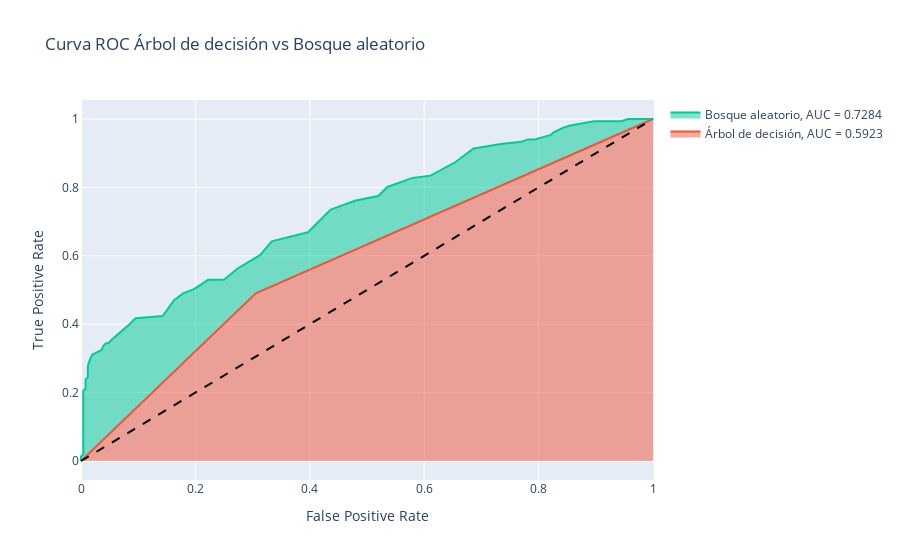

Source (notebook cell):
### Code cell
# Graficamos la curva ROC con Plotly
y_score1 = ClasificacionAD.predict_proba(X_validation)[:,1]
y_score2 = ClasificacionBA.predict_proba(X_validation)[:,1]

import plotly.express as px
from sklearn.metrics import roc_curve, auc
fpr, tpr, thresholds = roc_curve(Y_validation2, y_score1)
fpr2, tpr2, thresholds2 = roc_curve(Y_validation2, y_score2)

# Graficamos la curva ROC con Plotly
fig = px.area(title='Curva ROC Árbol de decisión vs Bosque aleatorio')
# Agregamos la curva ROC del arbol de decisión más el ROC de este modelo y agregamos un área sombreada debajo de la curva
fig.add_scatter(x=fpr, y=tpr, mode='lines', name='Árbol de decisión, AUC = '+str(auc(fpr, tpr).round(4)), fill='tonexty')
# Agregamos la curva ROC del bosque aleatorio más el ROC de este modelo
fig.add_scatter(x=fpr2, y=tpr2, mode='lines', name='Bosque aleatorio, AUC = '+str(auc(fpr2, tpr2).round(4)), fill='tonexty')
# Agregamos la diagonal de la curva ROC con líneas punteadas
fig.add_shape(type="line", x0=0, y0=0, x1=1, y1=1, line=dict(color="Black", dash="dash"))

fig.update_layout(yaxis_title='True Positive Rate', xaxis_title='False Positive Rate')
fig.show()

### Figure 1 — Plotly figure (JSON) as saved in the notebook; plotly's stock layout.template omitted (floating-point values rounded to 4 significant figures)
{"data": [{"fillpattern": {"shape": ""}, "hovertemplate": "<extra></extra>", "legendgroup": "", "line": {"color": "#636efa"}, "marker": {"symbol": "circle"}, "mode": "lines", "name": "", "orientation": "v", "showlegend": false, "stackgroup": "1", "type": "scatter", "xaxis": "x", "yaxis": "y"}, {"fill": "tonexty", "mode": "lines", "name": "Árbol de decisión, AUC = 0.5923", "type": "scatter", "x": [0, 0.3056, 1], "y": [0, 0.4901, 1]}, {"fill": "tonexty", "mode": "lines", "name": "Bosque aleatorio, AUC = 0.7284", "type": "scatter", "x": [0, 0, 0, 0.003968, 0.003968, 0.003968, 0.003968, 0.003968, 0.003968, 0.003968, 0.003968, 0.003968, 0.003968, 0.007937, 0.007937, 0.0119, 0.0119, 0.0119, 0.01587, 0.01984, 0.03571, 0.03968, 0.04365, 0.04762, 0.05556, 0.0754, 0.08333, 0.09524, 0.1429, 0.1627, 0.1786, 0.1984, 0.2222, 0.25, 0.2738, 0.3135, 0.3333, 0.3968, 0.4365, 0.4802, 0.5198, 0.5357, 0.5794, 0.6111, 0.6548, 0.6865, 0.7341, 0.7698, 0.7817, 0.7937, 0.8095, 0.8214, 0.8254, 0.8413, 0.8532, 0.873, 0.8968, 0.9127, 0.9325, 0.9444, 0.9563, 0.9722, 0.9841, 0.9921, 1], "y": [0, 0.006623, 0.01325, 0.01987, 0.04636, 0.0596, 0.09934, 0.1126, 0.1258, 0.1325, 0.1589, 0.1788, 0.2053, 0.2119, 0.2384, 0.245, 0.2583, 0.2781, 0.298, 0.3113, 0.3245, 0.3377, 0.3444, 0.3444, 0.3576, 0.3841, 0.3974, 0.4172, 0.4238, 0.4702, 0.4901, 0.5033, 0.5298, 0.5298, 0.5629, 0.6026, 0.6424, 0.6689, 0.7351, 0.7616, 0.7748, 0.8013, 0.8278, 0.8344, 0.8742, 0.9139, 0.9272, 0.9338, 0.9404, 0.9404, 0.947, 0.9536, 0.9603, 0.9735, 0.9801, 0.9868, 0.9934, 0.9934, 0.9934, 0.9934, 1, 1, 1, 1, 1]}], "layout": {"legend": {"tracegroupgap": 0}, "shapes": [{"line": {"color": "Black", "dash": "dash"}, "type": "line", "x0": 0, "x1": 1, "y0": 0, "y1": 1}], "title": {"text": "Curva ROC Árbol de decisión vs Bosque aleatorio"}, "xaxis": {"anchor": "y", "domain": [0, 1], "title": {"text": "False Positive Rate"}}, "yaxis": {"anchor": "x", "domain": [0, 1], "title": {"text": "True Positive Rate"}}}}
